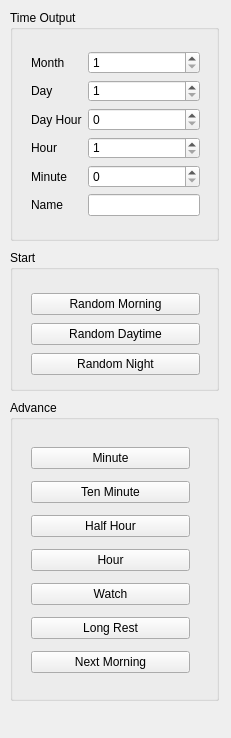
<?xml version="1.0" encoding="UTF-8"?>
<ui version="4.0">
 <class>MainWindow</class>
 <widget class="QMainWindow" name="MainWindow">
  <property name="geometry">
   <rect>
    <x>0</x>
    <y>0</y>
    <width>231</width>
    <height>738</height>
   </rect>
  </property>
  <property name="sizePolicy">
   <sizepolicy hsizetype="Fixed" vsizetype="Fixed">
    <horstretch>0</horstretch>
    <verstretch>0</verstretch>
   </sizepolicy>
  </property>
  <property name="windowTitle">
   <string>Time Track</string>
  </property>
  <widget class="QWidget" name="centralWidget">
   <widget class="QGroupBox" name="groupBox_3">
    <property name="geometry">
     <rect>
      <x>10</x>
      <y>400</y>
      <width>209</width>
      <height>301</height>
     </rect>
    </property>
    <property name="title">
     <string>Advance</string>
    </property>
    <widget class="QWidget" name="verticalLayoutWidget_2">
     <property name="geometry">
      <rect>
       <x>10</x>
       <y>30</y>
       <width>181</width>
       <height>261</height>
      </rect>
     </property>
     <layout class="QVBoxLayout" name="verticalLayout_2">
      <item>
       <widget class="QPushButton" name="pbMinute">
        <property name="text">
         <string>Minute</string>
        </property>
       </widget>
      </item>
      <item>
       <widget class="QPushButton" name="pbTenMin">
        <property name="text">
         <string>Ten Minute</string>
        </property>
       </widget>
      </item>
      <item>
       <widget class="QPushButton" name="pbHalfHour">
        <property name="text">
         <string>Half Hour</string>
        </property>
       </widget>
      </item>
      <item>
       <widget class="QPushButton" name="pbHour">
        <property name="text">
         <string>Hour</string>
        </property>
       </widget>
      </item>
      <item>
       <widget class="QPushButton" name="pbWatch">
        <property name="text">
         <string>Watch</string>
        </property>
       </widget>
      </item>
      <item>
       <widget class="QPushButton" name="pbLongRest">
        <property name="text">
         <string>Long Rest</string>
        </property>
       </widget>
      </item>
      <item>
       <widget class="QPushButton" name="pbMorning">
        <property name="text">
         <string>Next Morning</string>
        </property>
       </widget>
      </item>
     </layout>
    </widget>
   </widget>
   <widget class="QGroupBox" name="groupBox_2">
    <property name="geometry">
     <rect>
      <x>10</x>
      <y>250</y>
      <width>209</width>
      <height>141</height>
     </rect>
    </property>
    <property name="title">
     <string>Start</string>
    </property>
    <widget class="QWidget" name="verticalLayoutWidget">
     <property name="geometry">
      <rect>
       <x>10</x>
       <y>30</y>
       <width>191</width>
       <height>111</height>
      </rect>
     </property>
     <layout class="QVBoxLayout" name="verticalLayout">
      <item>
       <widget class="QPushButton" name="pbRandMorn">
        <property name="text">
         <string>Random Morning</string>
        </property>
       </widget>
      </item>
      <item>
       <widget class="QPushButton" name="pbRandDay">
        <property name="text">
         <string>Random Daytime</string>
        </property>
       </widget>
      </item>
      <item>
       <widget class="QPushButton" name="pbRandNight">
        <property name="text">
         <string>Random Night</string>
        </property>
       </widget>
      </item>
     </layout>
    </widget>
   </widget>
   <widget class="QGroupBox" name="groupBox">
    <property name="geometry">
     <rect>
      <x>10</x>
      <y>10</y>
      <width>209</width>
      <height>231</height>
     </rect>
    </property>
    <property name="title">
     <string>Time Output</string>
    </property>
    <widget class="QWidget" name="formLayoutWidget">
     <property name="geometry">
      <rect>
       <x>10</x>
       <y>30</y>
       <width>191</width>
       <height>187</height>
      </rect>
     </property>
     <layout class="QFormLayout" name="formLayout">
      <item row="1" column="0">
       <widget class="QLabel" name="label_5">
        <property name="text">
         <string>Day</string>
        </property>
       </widget>
      </item>
      <item row="2" column="0">
       <widget class="QLabel" name="label_4">
        <property name="text">
         <string>Day Hour</string>
        </property>
       </widget>
      </item>
      <item row="3" column="0">
       <widget class="QLabel" name="label">
        <property name="text">
         <string>Hour</string>
        </property>
       </widget>
      </item>
      <item row="4" column="0">
       <widget class="QLabel" name="label_2">
        <property name="text">
         <string>Minute</string>
        </property>
       </widget>
      </item>
      <item row="5" column="0">
       <widget class="QLabel" name="label_3">
        <property name="text">
         <string>Name</string>
        </property>
       </widget>
      </item>
      <item row="1" column="1">
       <widget class="QSpinBox" name="sbDay">
        <property name="minimum">
         <number>1</number>
        </property>
        <property name="maximum">
         <number>31</number>
        </property>
       </widget>
      </item>
      <item row="2" column="1">
       <widget class="QSpinBox" name="sbDayHour">
        <property name="maximum">
         <number>24</number>
        </property>
       </widget>
      </item>
      <item row="3" column="1">
       <widget class="QSpinBox" name="sbHour">
        <property name="minimum">
         <number>1</number>
        </property>
        <property name="maximum">
         <number>12</number>
        </property>
       </widget>
      </item>
      <item row="4" column="1">
       <widget class="QSpinBox" name="sbMin">
        <property name="maximum">
         <number>59</number>
        </property>
       </widget>
      </item>
      <item row="5" column="1">
       <widget class="QLineEdit" name="leHourName"/>
      </item>
      <item row="0" column="0">
       <widget class="QLabel" name="label_6">
        <property name="text">
         <string>Month</string>
        </property>
       </widget>
      </item>
      <item row="0" column="1">
       <widget class="QSpinBox" name="sbMonth">
        <property name="minimum">
         <number>1</number>
        </property>
        <property name="maximum">
         <number>12</number>
        </property>
       </widget>
      </item>
     </layout>
    </widget>
   </widget>
  </widget>
 </widget>
 <layoutdefault spacing="6" margin="11"/>
 <resources/>
 <connections/>
</ui>
